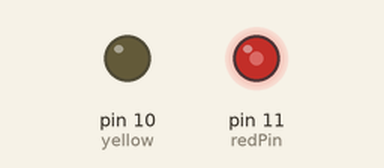
The sketch below on a simulated Arduino Uno, built with avr-gcc and run on an emulated ATmega328P. Shown: output pins drawn as LEDs (lit = HIGH).

Above: at 0.05 s.
At 5.05 s:
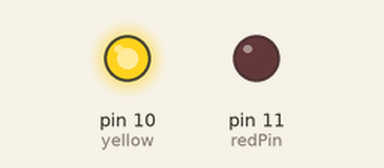
At 10.0 s:
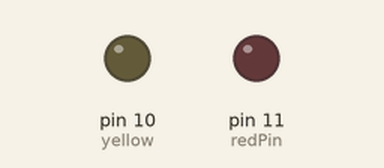
Timing chart, 0 to 13.0 s (numbered marks = the images above):
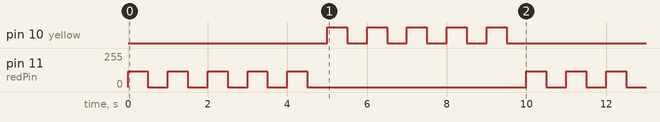

The sketch:

dim.ino
```cpp
int redPin=11;
int yellow=10;
int wait=500;
int redTime=5;
int yellowTime=5;

void setup(){
pinMode(redPin,OUTPUT);
pinMode(yellow,OUTPUT);

}

void loop(){

  for(int i=0;i<redTime;i++){
    // digitalWrite(redPin,HIGH);
    analogWrite(redPin,120);
    delay(wait);
    analogWrite(redPin,0);
    delay(wait);
  }

  for(int j=0;j<yellowTime;j++){
    digitalWrite(yellow,HIGH);
    delay(wait);
    digitalWrite(yellow,LOW);
    delay(wait);
  }

}
```

Measured:
- by itself, pin 10 (yellow): repeats every 10.0 s: 4 × (LOW 0.50 s, HIGH 0.50 s), LOW 5.5 s, HIGH 0.50 s
- by itself, pin 11 (redPin): repeats every 10.0 s: 4 × (0/255 0.50 s, 120/255 0.50 s), 0/255 5.5 s, 120/255 0.50 s
